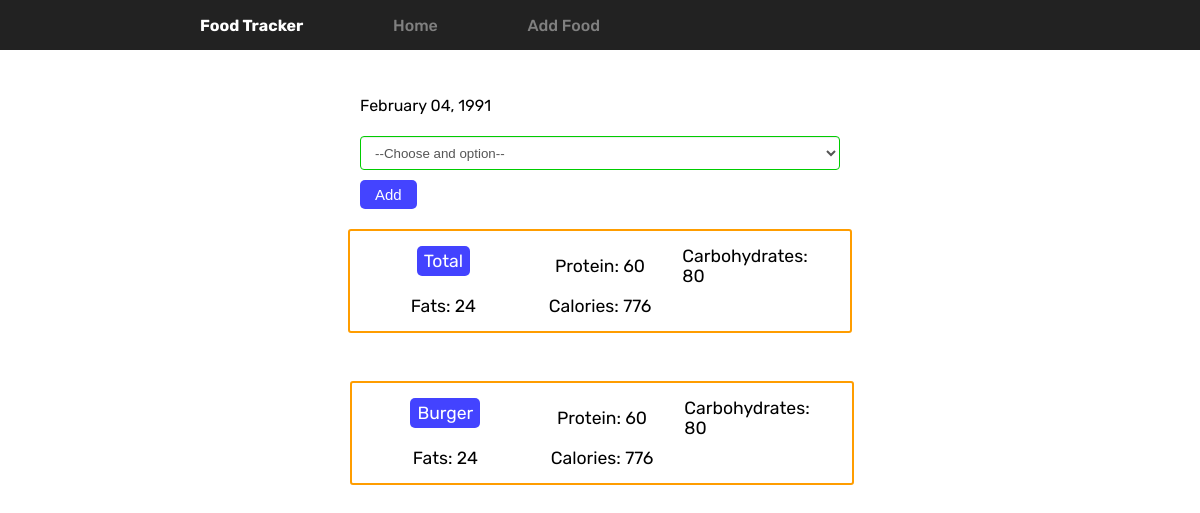
Page /detail/19910204 on the committed database.
### tables this page shows
CREATE TABLE food (
    food_id INTEGER NOT NULL PRIMARY KEY AUTOINCREMENT,
    food_name TEXT NOT NULL,
    protein INTEGER NOT NULL,
    carbohydrates INTEGER NOT NULL,
    fats INTEGER NOT NULL,
    calories INTEGER NOT NULL
);

### app.py (the view, shortened to what this page needs)
@app.route('/detail/<date>', methods=['GET', 'POST'])
def detail(date):
    db = get_db()
    curr_date = db.execute('SELECT date_id FROM date_id WHERE entry_date = (?)', [date])
    date_id = curr_date.fetchone()['date_id']
    food_cur = db.execute(
        '''
     SELECT
     food.food_name AS food_name,
     food.protein AS protein,
     food.carbohydrates AS carbohydrates,
     food.fats AS fats,
     food.calories AS calories
     FROM food
     JOIN dateid_foodid ON food.food_id = dateid_foodid.food_id
     JOIN date_id ON dateid_foodid.date_id = date_id.date_id
     WHERE date_id.date_id = (?)
     ''', [date_id])
    food_results = food_cur.fetchall()
    total_display_res = {
        'protein': 0,
        'carbohydrates':0,
        'fats':0,
        'calories':0
    }
    for el in food_results:
        total_display_res['protein'] += el['protein']
        total_display_res['carbohydrates'] += el['carbohydrates']
        total_display_res['fats'] += el['fats']
        total_display_res['calories'] += el['calories']
    options_cur = db.execute('SELECT * FROM food')
    food_options = options_cur.fetchall()
    input_date = datetime.strptime(date, '%Y%m%d')
    display_format_date = datetime.strftime(input_date, '%B %d, %Y')
    return render_template('detail.html',
                           date=display_format_date, food_results=food_results,
                           food_options=food_options, total=total_display_res)

### app.py (called while the page is built)
@app.teardown_appcontext
def close_connection(exception):
    if hasattr(g, 'sqlite_db'):
        g.sqlite_db.close()

### database.py (called while the page is built)
def connect_db():
    db = sqlite3.connect(DATABASE)
    db.row_factory = sqlite3.Row
    return db

def get_db():
    if not hasattr(g, 'sqlite_db'):
        g.sqlite_db = connect_db()
    return g.sqlite_db

### templates/detail.html (shortened to what this page needs)
<!DOCTYPE html>
<html>
  <head>
    <link href="{{ url_for('static', filename='css/detail.css') }}" rel="stylesheet" />
  </head>
  <body>
    {% include 'header.html' %}
    <main>
      <div class="date-form">
        <form id="date-form" action="" method="POST">
          <p>{{ date }}</p>
          <select class="choose-option" name="food-select">
            <option value="">--Choose and option--</option>
          </select>
          <input class="date-submit-btn" type="submit" value="Add" />
        </form>
      </div>
      <div class="tab">
        <div class="elements">
          <div class="tab-el-name">
            <p>Total</p>
          </div>
          <div class="tab-el">
            <p>Protein: <span class="badge">{{ total.protein }}</span></p>
          </div>
          <div class="tab-el">
            <p>Carbohydrates: <span class="badge">{{ total.carbohydrates }}</span></p>
          </div>
          <div class="tab-el">
            <p>Fats: <span class="badge">{{ total.fats }}</span></p>
          </div>
          <div class="tab-el">
            <p>Calories: <span class="badge">{{ total.calories }}</span></p>
          </div>
        </div>
        {% for el in food_results %}
        <div class="tab">
          <div class="elements">
            <div class="tab-el-name">
              <p>{{ el.food_name }}</p>
            </div>
            <div class="tab-el">
              <p>Protein: <span class="badge">{{ el.protein }}</span></p>
            </div>
            <div class="tab-el">
              <p>Carbohydrates: <span class="badge">{{ el.carbohydrates }}</span></p>
            </div>
            <div class="tab-el">
              <p>Fats: <span class="badge">{{ el.fats }}</span></p>
            </div>
            <div class="tab-el">
              <p>Calories: <span class="badge">{{ el.calories }}</span></p>
            </div>
          </div>
          {% endfor %}
        </div>
      </div>
    </main>
  </body>
</html>

### static/css/detail.css (style rules this page uses)
body { margin: 0px; font-family: "Raleway", sans-serif; font-family: "Rubik", sans-serif; }
main { margin-top: 30px; display: flex; flex-direction: column; height: 90vh; display: flex; width: 100vw; align-items: center; }
.date-form { width: 40%; }
.tab { width: 600px; font-size: 1.1rem; margin-top: 40px; }
.tab .elements { display: grid; grid-template-columns: repeat(3, 1fr); grid-template-rows: repeat(2, 40px); padding-bottom: 40px; padding-left: 15px; padding-right: 15px; }
.tab-el { padding: 20px 10px; margin-top: 10px; display: flex; align-items: center; justify-content: center; }
.date-submit-btn { margin-top: 10px; color: white; border: None; padding: 6px 15px; background-color: rgba(0, 0, 255, 0.735); border-radius: 5px; font-size: 15px; }
.choose-option { margin-top: 5px; width: 100%; height: 34px; border-radius: 4px; border: none; padding-left: 10px; background-color: rgb(255, 255, 255); box-shadow: rgba(0, 0, 0, 0.075) 0px 1px 1px inset; color: rgb(85, 85, 85); border-width: 1px; border-style: solid; border-color: rgb(204, 204, 204); border-image: initial; border-radius: 4px; border: 1px solid #0c0; transition: border-color 0.15s ease-in-out 0s, box-shadow 0.15s ease-in-out 0s; }
.tab { margin-top: 20px; width: 500px; height: 100px; border: 2px solid rgb(255, 157, 0); border-radius: 3px; }
.tab-el > p { margin: 0px; padding: 0px; }
.elements { padding: 10px 6px; display: grid; align-items: center; justify-content: center; grid-template-columns: repeat(3, 1fr); grid-template-rows: repeat(2, 30px); }
.tab-el-name { margin: 0px; padding: 5px 7px; color: white; align-self: center; justify-self: center; background-color: rgba(0, 0, 255, 0.738); border-radius: 5px; }
.tab-el-name > p { margin: 0px; }
.tab-el { display: flex; justify-content: center; padding: 4px 4px; }

### rows in the picture
food: food_name "Burger", protein "60", carbohydrates "80", fats "24", calories "776"

### other values in the picture
{{ date }} "February 04, 1991"
{{ total.protein }} "60"
{{ total.carbohydrates }} "80"
{{ total.fats }} "24"
{{ total.calories }} "776"
